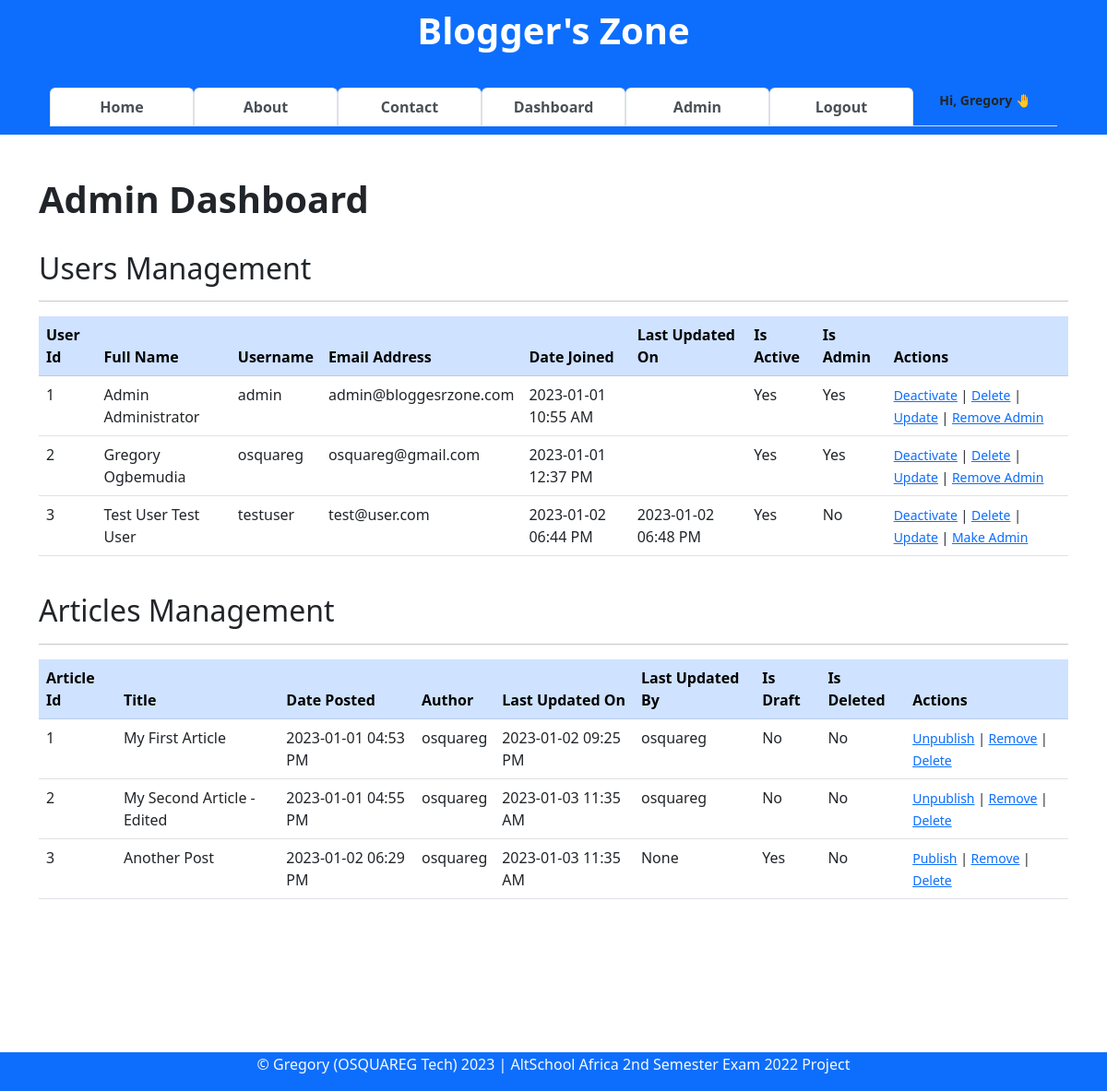
The app's page /admin/ (signed in) with its own data.
### app/models.py (models this page shows, shortened)
class User(db.Model, UserMixin):
    __tablename__ = "users"
    id = db.Column(db.Integer, primary_key=True)
    firstname = db.Column(db.String(255), nullable=False)
    lastname = db.Column(db.String(255), nullable=False)
    username = db.Column(db.String(25), nullable=False, unique=True)
    email = db.Column(db.Text(150), nullable=False, unique=True)
    password_hash = db.Column(db.Text(255), nullable=False, unique=True)
    about_author = db.Column(db.Text(), nullable=True)
    date_joined = db.Column(db.DateTime, default=datetime.utcnow)
    is_active = db.Column(db.Boolean, default=True)
    is_admin = db.Column(db.Boolean, default=False)
    profile_pic = db.Column(db.String(), nullable=True)
    last_updated_by = db.Column(db.String)
    last_updated_on = db.Column(db.DateTime, onupdate=datetime.utcnow)
    articles = db.relationship("Article", backref="author")
    comments = db.relationship("Comment", backref="commenter")
    article_likes = db.relationship("ArticleLike", backref="art_liker")
    comment_likes = db.relationship("CommentLike", backref="com_liker")

class Article(db.Model):
    __tablename__ = "articles"
    id = db.Column(db.Integer, primary_key=True)
    title = db.Column(db.String(255), nullable=False)
    content = db.Column(db.Text, nullable=False)
    date_posted = db.Column(db.DateTime, default=datetime.utcnow)
    is_draft = db.Column(db.Boolean, default=False, nullable=False)
    last_updated_on = db.Column(db.DateTime, onupdate=datetime.utcnow)
    last_updated_by = db.Column(db.String)
    is_deleted = db.Column(db.Boolean, default=False)
    author_id = db.Column(db.Integer, db.ForeignKey("users.id"))
    comments = db.relationship("Comment", backref="articles")
    likes = db.relationship("ArticleLike", backref="articles")

### app/admin/admin_users.py (the view)
@blueprint.route("/", methods=["GET"])
@login_required
def admin():
    users = db.session.query(User).all()
    articles = db.session.query(Article).all()
    context = {
        "users": users,
        "articles": articles,
    }
    if current_user.is_authenticated and current_user.is_admin:
        return render_template("admin.html", **context)
    else:
        flash(f"You are not an admin!")
        return redirect(url_for("user.dashboard"))

### app/main.py (called while the page is built)
@login_man.user_loader
def user_loader(id):
    return User.query.get(int(id))

### app/admin/templates/admin.html (shortened to what this page needs)
{% extends 'base.html' %}
{% block content %}
<h1><b>Admin Dashboard</b></h1>
<br>
<div>
    <h2> Users Management </h2>
    <hr>
    <table class="table">
        <thead class="table-primary table-responsive">
            <th>User Id</th>
            <th>Full Name</th>
            <th>Username</th>
            <th>Email Address</th>
            <th>Date Joined</th>
            <th>Last Updated On</th>
            <th>Is Active</th>
            <th>Is Admin</th>
            <th>Actions</th>
        </thead>
        <tbody>
            {% for user in users %}
            <tr>
                <td>{{ user.id }} </td>
                <td>{{ user.firstname }} {{ user.lastname }}</td>
                <td>{{ user.username }}</td>
                <td>{{ user.email }} </td>
                <td>{{ user.date_joined.strftime('%Y-%m-%d %I:%M %p') }} </td>
                <td> {% if user.last_updated_on is none %} {{ Null }}
                    {% else %}
                    {{ user.last_updated_on.strftime('%Y-%m-%d %I:%M %p') }}
                    {% endif %}
                </td>
                <td>{% if user.is_active: %} Yes {% else %} No {% endif %} </td>
                <td>{% if user.is_admin: %} Yes {% else %} No {% endif %} </td>
                <td> <small>
                        {% if user.is_active: %}
                        <a href="{{ url_for('admin-users.deactivate_user', id=user.id) }}">Deactivate</a> | {% else %}
                        <a href="{{ url_for('admin-users.activate_user', id=user.id) }}">Activate</a> |
                        {% endif %}
                        <a href="{{ url_for('admin-users.delete_user', id=user.id) }}">Delete</a> |
                        <a href="{{ url_for('admin-users.update_user', id=user.id) }}">Update</a> |
                        {% if user.is_admin: %}
                        <a href="{{ url_for('admin-users.remove_admin', id=user.id) }}">Remove Admin</a>
                        {% else %}
                        <a href="{{ url_for('admin-users.make_admin', id=user.id) }}">Make Admin</a>
                        {% endif %}
                    </small>
                </td>
            </tr>
            {% endfor %}
        </tbody>
    </table>
</div>
<br>
<div>
    <h2> Articles Management </h2>
    <hr>
    <table class="table">
        <thead class="table-primary table-responsive">
            <th>Article Id</th>
            <th>Title</th>
            <th>Date Posted</th>
            <th>Author</th>
            <th>Last Updated On</th>
            <th>Last Updated By</th>
            <th>Is Draft</th>
            <th>Is Deleted</th>
            <th>Actions</th>
        </thead>
        <tbody>
            {% for article in articles %}
            <tr>
                <td>{{ article.id }}</td>
                <td>{{ article.title }}</td>
                <td>{{ article.date_posted.strftime('%Y-%m-%d %I:%M %p') }}</td>
                <td>{{ article.author.username }}</td>
                <td> {% if article.last_updated_on is none %}
                    {{ Null }} {% else %}
                    {{ article.last_updated_on.strftime('%Y-%m-%d %I:%M %p') }}
                    {% endif %}
                </td>
                <td>{{ article.last_updated_by }}</td>
                <td>{% if article.is_draft: %} Yes {% else %} No {% endif %} </td>
                <td>{% if article.is_deleted: %} Yes {% else %} No {% endif %} </td>
                <td>
                    <small>
                        {% if article.is_draft: %}
                        <a href="{{ url_for('admin-articles.publish_article', id=article.id) }}">Publish</a> |
                        {% else %}
                        <a href="{{ url_for('admin-articles.unpublish_article', id=article.id) }}">Unpublish</a> |
                        {% endif %}
                        {% if article.is_deleted: %}
                        <a href="{{ url_for('admin-articles.add_article', id=article.id) }}">Add</a> |
                        {% else %}
                        <a href="{{ url_for('admin-articles.remove_article', id=article.id) }}">Remove</a> |
                        {% endif %}
                        <a href="{{ url_for('admin-articles.delete_article', id=article.id) }}">Delete</a>
                    </small>
                </td>
            </tr>
            {% endfor %}
        </tbody>
    </table>
</div>
{% endblock content %}

### app/templates/base.html (shortened to what this page needs)
<!DOCTYPE html>
<html lang="en">
<head>
    <link rel="stylesheet" href="{{url_for('static',filename='style.css')}}">
    <link href="https://cdn.jsdelivr.net/npm/bootstrap@5.2.2/dist/css/bootstrap.min.css" rel="stylesheet">
    <link rel="stylesheet" href="{{url_for('static', filename='content-styles.css')}}" type="text/css">
</head>
<body onload="openPage('Published', this, 'rgb(0, 89, 250)', 'white')">
    <nav class="navbar navbar-light fixed-top text-lg-center bg-primary border border-primary" style="background-color: #e3f2fd;">
        <div class="container container-sm">
            <div class="container">
                <a class="navbar-brand" href="{{url_for('general.index')}}">
                    <h1 class="text-white"><b>Blogger's Zone</b></h1>
                </a>
            </div>
            <div class="container">
                <ul class="nav navbar-dark nav-tabs nav-justified">
                    <li class="nav-item">
                        <a class="nav-link active " href="{{url_for('general.index')}}"><b>Home</b></a>
                    </li>
                    <li class="nav-item">
                        <a class="nav-link active" href="{{ url_for('general.about') }}"><b>About</b></a>
                    </li>
                    <li class="nav-item">
                        <a class="nav-link active" href="{{ url_for('general.message') }}"><b>Contact</b></a>
                    </li>
                    {% if current_user.is_authenticated %}
                    <li class="nav-item">
                        <a class="nav-link active" href="{{url_for('user.dashboard')}}"><b>Dashboard</b></a>
                    </li>
                    {% if current_user.is_admin %}
                    <li class="nav-item">
                        <a class="nav-link active" href="{{url_for('admin-users.admin')}}"><b>Admin</b></a>
                    </li>
                    {% endif %}
                    <li class="nav-item">
                        <a class="nav-link active" href="{{ url_for('auth.logout') }}"><b>Logout</b></a>
                    </li>
                    <li class="nav-item">
                        <small class="align-bottom"><b class="text-end">Hi, {{current_user.firstname}} 🤚</b></small>
                    </li>
                    {% endif %}
                </ul>
            </div>
        </div>
    </nav>
    <main>
        <div><br><br><br><br><br><br><br><br></div>
        <div class="container container-sm container-fluid">
            {% block content %}
            {% endblock content %}
        </div>
        <div><br><br><br><br><br><br><br><br></div>
    </main>
    <div class="text-md-center text-muted bg-primary border border-primary fixed-bottom">
        <footer>
            <p class="text-light">
                &copy Gregory (OSQUAREG Tech)
                <script>document.write(new Date().getFullYear())</script> | AltSchool Africa 2nd Semester Exam 2022 Project
            </p>
        </footer>
    </div>
</body>
</html>

### app/static/style.css (style rules this page uses)
a { text-decoration: none; }

### app/static/content-styles.css (style rules this page uses)
:root { --ck-color-image-caption-background: hsl(0, 0%, 97%); --ck-color-image-caption-text: hsl(0, 0%, 20%); --ck-color-mention-background: hsla(341, 100%, 30%, 0.1); --ck-color-mention-text: hsl(341, 100%, 30%); --ck-color-table-caption-background: hsl(0, 0%, 97%); --ck-color-table-caption-text: hsl(0, 0%, 20%); --ck-highlight-marker-blue: hsl(201, 97%, 72%); --ck-highlight-marker-green: hsl(120, 93%, 68%); --ck-highlight-marker-pink: hsl(345, 96%, 73%); --ck-highlight-marker-yellow: hsl(60, 97%, 73%); --ck-highlight-pen-green: hsl(112, 100%, 27%); --ck-highlight-pen-red: hsl(0, 85%, 49%); --ck-image-style-spacing: 1.5em; --ck-inline-image-style-spacing: calc(var(--ck-image-style-spacing) / 2); --ck-todo-list-checkmark-size: 16px; }

### records on screen
User: firstname "Gregory", id "2", lastname "Ogbemudia", username "osquareg", email "osquareg@gmail.com", date_joined "2023-01-01 12:37 PM", is_active "Yes", is_admin "Yes"
User: id "1", firstname "Admin", lastname "Administrator", username "admin", email "admin@bloggesrzone.com", date_joined "2023-01-01 10:55 AM", is_active "Yes", is_admin "Yes"
User: id "3", firstname "Test User", lastname "Test User", username "testuser", email "test@user.com", date_joined "2023-01-02 06:44 PM", last_updated_on "2023-01-02 06:48 PM", is_active "Yes", is_admin "No"
Article: id "1", title "My First Article", date_posted "2023-01-01 04:53 PM", author.username "osquareg", last_updated_on "2023-01-02 09:25 PM", last_updated_by "osquareg", is_draft "No", is_deleted "No"
Article: id "2", title "My Second Article - Edited", date_posted "2023-01-01 04:55 PM", author.username "osquareg", last_updated_on "2023-01-03 11:35 AM", last_updated_by "osquareg", is_draft "No", is_deleted "No"
Article: id "3", title "Another Post", date_posted "2023-01-02 06:29 PM", author.username "osquareg", last_updated_on "2023-01-03 11:35 AM", last_updated_by "None", is_draft "Yes", is_deleted "No"
